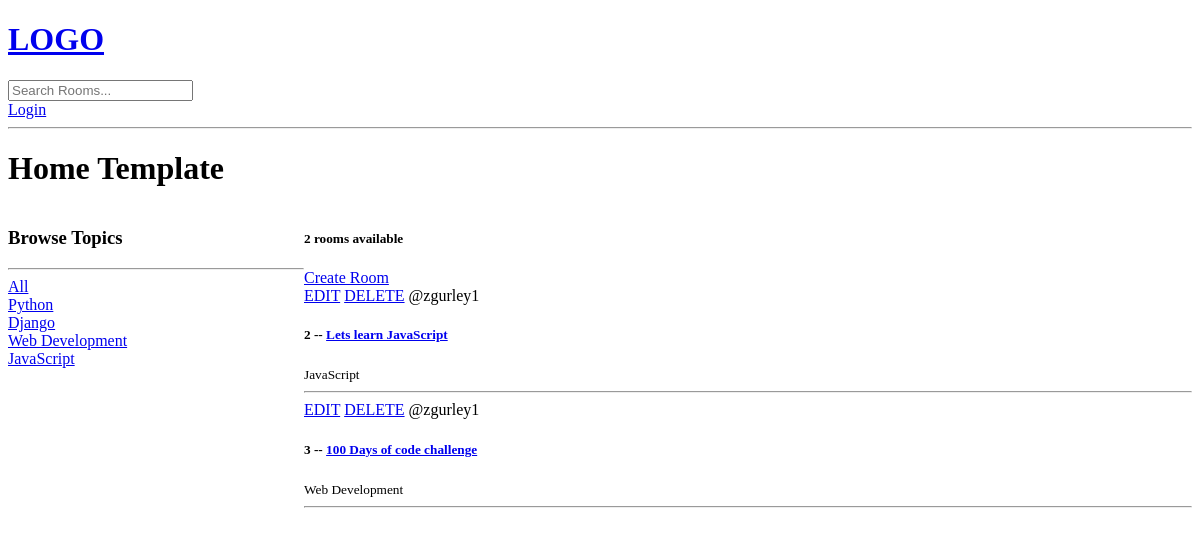
Before: / with the older database file.
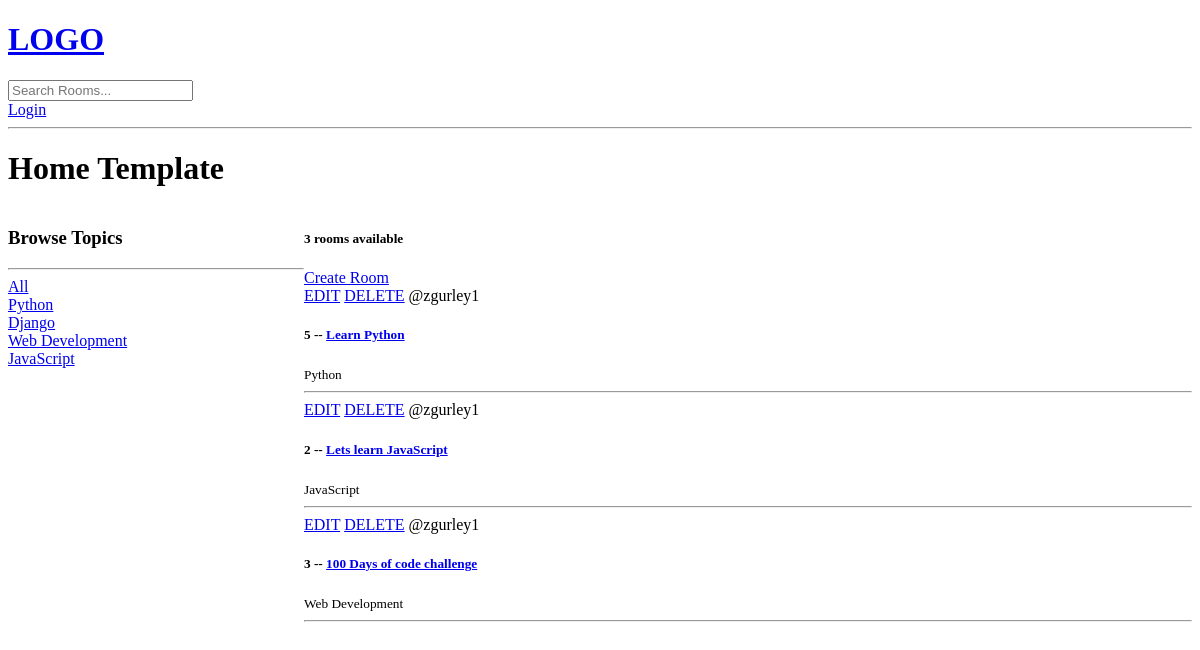
After: the same page with the newer database file.
### base/models.py (models this page shows, shortened)
class Topic(models.Model):
    name = models.CharField(max_length=200)
    def __str__(self):
        return self.name

class Room(models.Model):
    host = models.ForeignKey(User, on_delete=models.SET_NULL, null=True)
    topic = models.ForeignKey(Topic, on_delete=models.SET_NULL, null=True)
    name = models.CharField(max_length=200)
    description = models.TextField(null=True, blank=True)
    updated = models.DateTimeField(auto_now=True)
    created = models.DateField(auto_now_add=True)
    class Meta:
        ordering = ['-updated', '-created']

### base/views.py (the view)
# urls.py: path('', views.home, name="home"),
def home(request):
    q = request.GET.get('q') if request.GET.get('q') != None else ''
    rooms = Room.objects.filter(Q(topic__name__icontains=q) |
                                Q(name__icontains=q) |
                                Q(description__icontains=q))
    topics = Topic.objects.all()
    room_count = rooms.count()
    context = {'rooms':rooms, 'topics':topics, 'room_count':room_count}
    return render(request, 'base/home.html', context)

### base/templates/base/home.html (shortened to what this page needs)
{% extends 'main.html' %}
{% block content %}
<h1>Home Template</h1>
<div class="home-container">
    <div>
        <h3>Browse Topics</h3>
        <hr>
        <div>
            <a href="{% url 'home' %}?q={{topic.name}}">All</a>
        </div>
        {% for topic in topics %}
            <div>
                <a href="{% url 'home' %}?q={{topic.name}}">{{topic}}</a>
            </div>
            {% endfor %}
    </div>
    <div>
        <h5>{{room_count}} rooms available</h5>
        <a href="{% url 'create-room' %}">Create Room</a>
    <div>
        {% for room in rooms %}
            <div>
                <a href="{% url 'update-room' room.id %}">EDIT</a>
                <a href="{% url 'delete-room' room.id %}">DELETE</a>
                <span>@{{room.host.username}}</span>
                <h5>{{room.id}} -- <a href="{% url 'room' room.id %}">{{room.name}}</a></h5>
                <small>{{room.topic.name}}</small>
                <hr>
            </div>
        {% endfor %}
    </div>
    </div>
</div>
{% endblock content %}

### templates/main.html (shortened to what this page needs)
<!DOCTYPE html>
<html>
<head>
</head>
<body>
    {% include 'navbar.html' %}
    {% block content %}
    {% endblock %}
</body>
</html>

### templates/navbar.html
<a href='/'>
    <h1>LOGO</h1>
</a>
<form  method="GET" action="{% url 'home' %}">
    <input type="text" name="q" placeholder="Search Rooms..." />
</form>
<a href="{% url 'login' %}">Login</a>
<hr>

### base/templates/base/home.html (style rules this page uses)
.home-container { display: grid; grid-template-columns: 1fr 3fr; }

Changed rows visible on the page:
added Room: host.username "zgurley1", id "5", name "Learn Python", topic.name "Python"
Other visible differences:
{{ room_count }}: "2" → "3"
